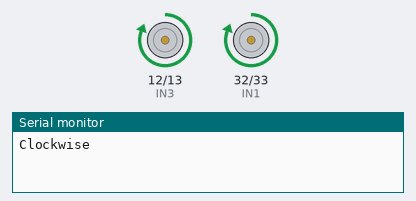
A sketch run on a simulated ESP32. On the bench: motor-driver pin pairs drawn as motors (green arrow = first pin HIGH = forward, orange = second pin HIGH = backward, longer = more drive), the last lines printed to the serial monitor.

Above: at 1.0 s.
At 3.0 s:
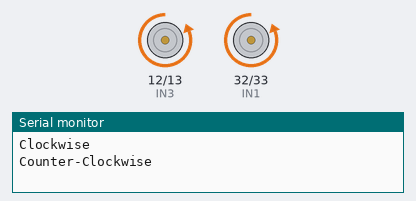
Timing chart, 0 to 5.2 s (numbered marks = the images above):
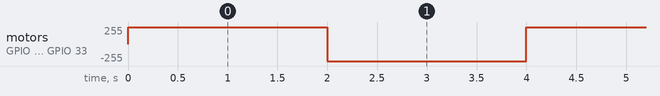

Measured:
- by itself, motor on GPIO 12 (IN3) / GPIO 13 (IN4), motor on GPIO 32 (IN1) / GPIO 33 (IN2): alternates forward 255/255 for 2.0 s and backward 255/255 for 2.0 s

The sketch:

DC_Motor_ESP32.ino
```cpp
/*==========================================================================
// Author : Handson Technology
// Project : Arduino Uno
// Description : L298N Motor Driver
// Source-Code : L298N_Motor.ino
// Program: Control 2 DC motors using L298N H Bridge Driver
//==========================================================================
*/
// Definitions Arduino pins connected to input H Bridge
int IN1 = 32;
int IN2 = 33;
int IN3 = 12;
int IN4 = 13;
void setup()
{

  Serial.begin(115200);
// Set the output pins
pinMode(IN1, OUTPUT);
pinMode(IN2, OUTPUT);
pinMode(IN3, OUTPUT);
pinMode(IN4, OUTPUT);
}
void loop()
{
// Rotate the Motor A clockwise
digitalWrite(IN1, HIGH);
digitalWrite(IN2, LOW);
// Rotate the Motor B clockwise
digitalWrite(IN3, HIGH);
digitalWrite(IN4, LOW);
Serial.println("Clockwise");
delay(2000);
// Motor A
digitalWrite(IN1, HIGH);
digitalWrite(IN2, HIGH);
// Motor B
digitalWrite(IN3, HIGH);
digitalWrite(IN4, HIGH);
// delay(500);
// Rotates the Motor A counter-clockwise
digitalWrite(IN1, LOW);
digitalWrite(IN2, HIGH);
// Rotates the Motor B counter-clockwise
digitalWrite(IN3, LOW);
digitalWrite(IN4, HIGH);
Serial.println("Counter-Clockwise");
delay(2000);
// Motor A
digitalWrite(IN1, HIGH);
digitalWrite(IN2, HIGH);
// Motor B
digitalWrite(IN3, HIGH);
digitalWrite(IN4, HIGH);
// delay(500);
}
```
